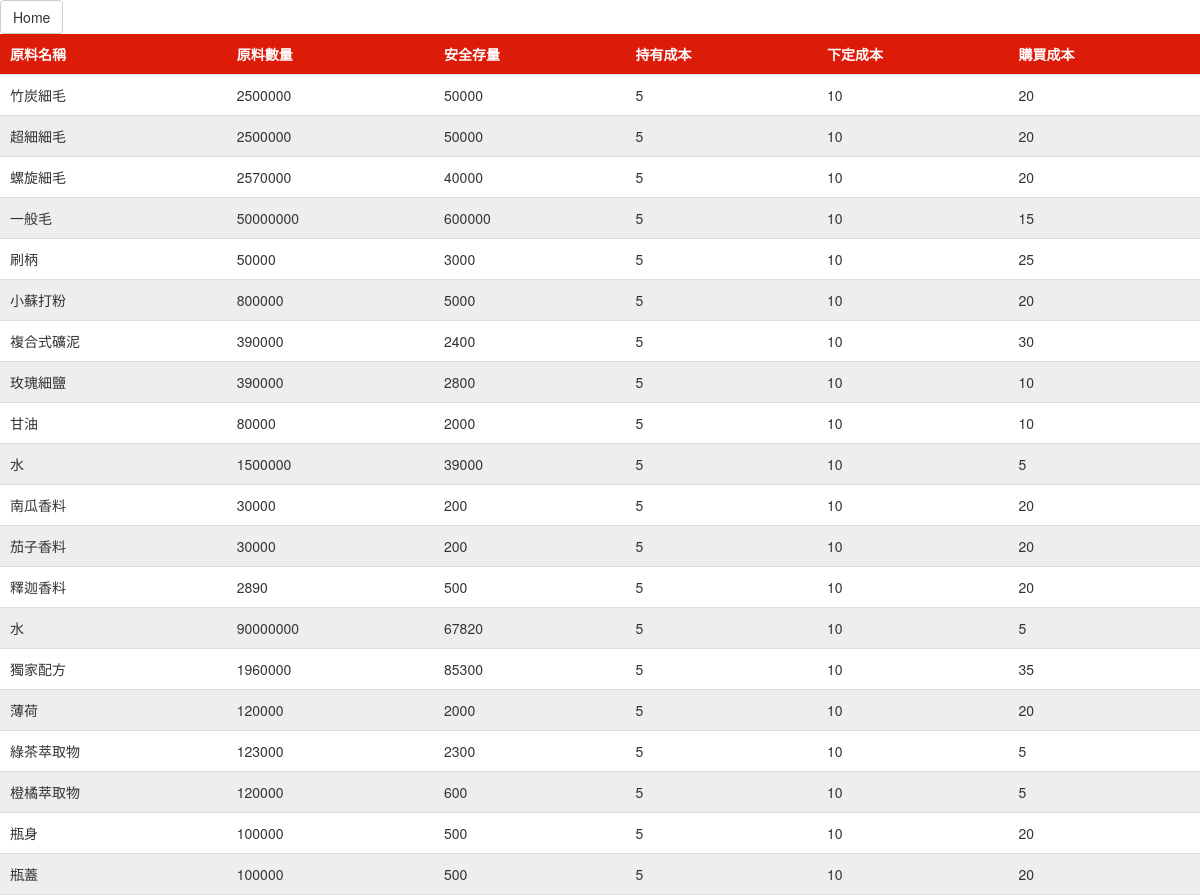
The app's page /material.php with its own data.
### tables this page shows
CREATE TABLE `material` (
  `material_id` int(11) NOT NULL,
  `material_date` date NOT NULL,
  `material_name` varchar(10) NOT NULL,
  `inventory_quan` int(11) NOT NULL,
  `safety_stock` int(11) NOT NULL,
  `holding_cost` int(11) NOT NULL,
  `order_cost` int(11) NOT NULL,
  `Purchase_cost` int(11) NOT NULL
);

### material.php (the view, shortened to what this page needs)
<?php
    require_once('db_connect.php');
$res = $mysqli->query("select * from material");
?>
<!DOCTYPE html>
<html>
<head>
    <link rel="stylesheet" href="https://maxcdn.bootstrapcdn.com/bootstrap/3.3.7/css/bootstrap.min.css">
</head>
<body>
<a href="Index.php"><button type="button" class="btn btn-default">Home</button></a>
    <br>
	<table id = "t01">
		<tr>
			<th>原料名稱</th>
			<th>原料數量</th>
			<th>安全存量</th>
			<th>持有成本</th>
			<th>下定成本</th>
            <th>購買成本</th>
		</tr>
		<?php while($rs = mysqli_fetch_row($res)) { ?>
		<tr>
			<td><?php echo $rs[2];?></td>
			<td><?php echo $rs[3];?></td>
			<td><?php echo $rs[4];?></td>
            <td><?php echo $rs[5];?></td>
            <td><?php echo $rs[6];?></td>
            <td><?php echo $rs[7];?></td>
		</tr>
		<?php } ?>
	</table>
</body>

### material.php (style rules this page uses)
table { width:100%; }
table, th, td { border-collapse: collapse; }
th, td { padding: 10px; text-align: left; border-bottom: 1px solid #ddd; }
table#t01 tr:nth-child(even) { background-color: #fff; }
table#t01 tr:nth-child(odd) { background-color: #eee; }
table#t01 th { background-color: #dc1b09; color: white; }

### records on screen
material: material_name "竹炭細毛", inventory_quan "2500000", safety_stock "50000", holding_cost "5", order_cost "10", Purchase_cost "20"
material: material_name "超細細毛", inventory_quan "2500000", safety_stock "50000", holding_cost "5", order_cost "10", Purchase_cost "20"
material: material_name "螺旋細毛", inventory_quan "2570000", safety_stock "40000", holding_cost "5", order_cost "10", Purchase_cost "20"
material: material_name "一般毛", inventory_quan "50000000", safety_stock "600000", holding_cost "5", order_cost "10", Purchase_cost "15"
material: material_name "刷柄", inventory_quan "50000", safety_stock "3000", holding_cost "5", order_cost "10", Purchase_cost "25"
material: material_name "小蘇打粉", inventory_quan "800000", safety_stock "5000", holding_cost "5", order_cost "10", Purchase_cost "20"
material: material_name "複合式礦泥", inventory_quan "390000", safety_stock "2400", holding_cost "5", order_cost "10", Purchase_cost "30"
material: material_name "玫瑰細鹽", inventory_quan "390000", safety_stock "2800", holding_cost "5", order_cost "10", Purchase_cost "10"
material: material_name "甘油", inventory_quan "80000", safety_stock "2000", holding_cost "5", order_cost "10", Purchase_cost "10"
material: material_name "水", inventory_quan "1500000", safety_stock "39000", holding_cost "5", order_cost "10", Purchase_cost "5"
material: material_name "南瓜香料", inventory_quan "30000", safety_stock "200", holding_cost "5", order_cost "10", Purchase_cost "20"
material: material_name "茄子香料", inventory_quan "30000", safety_stock "200", holding_cost "5", order_cost "10", Purchase_cost "20"
material: material_name "釋迦香料", inventory_quan "2890", safety_stock "500", holding_cost "5", order_cost "10", Purchase_cost "20"
material: material_name "水", inventory_quan "90000000", safety_stock "67820", holding_cost "5", order_cost "10", Purchase_cost "5"
material: material_name "獨家配方", inventory_quan "1960000", safety_stock "85300", holding_cost "5", order_cost "10", Purchase_cost "35"
material: material_name "薄荷", inventory_quan "120000", safety_stock "2000", holding_cost "5", order_cost "10", Purchase_cost "20"
material: material_name "綠茶萃取物", inventory_quan "123000", safety_stock "2300", holding_cost "5", order_cost "10", Purchase_cost "5"
material: material_name "橙橘萃取物", inventory_quan "120000", safety_stock "600", holding_cost "5", order_cost "10", Purchase_cost "5"
material: material_name "瓶身", inventory_quan "100000", safety_stock "500", holding_cost "5", order_cost "10", Purchase_cost "20"
material: material_name "瓶蓋", inventory_quan "100000", safety_stock "500", holding_cost "5", order_cost "10", Purchase_cost "20"
